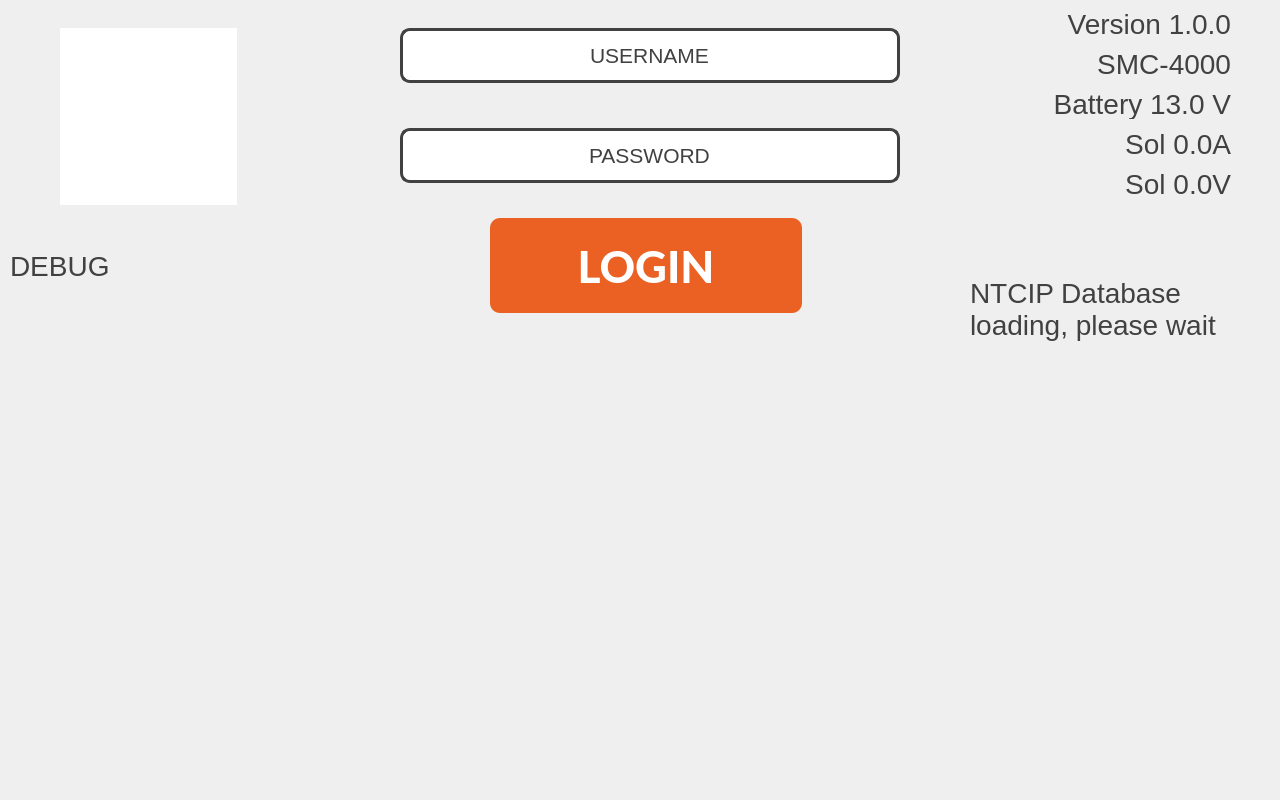
<?xml version="1.0" encoding="UTF-8"?>
<ui version="4.0">
 <class>HNS_Login_Screen</class>
 <widget class="QWidget" name="HNS_Login_Screen">
  <property name="geometry">
   <rect>
    <x>0</x>
    <y>0</y>
    <width>1280</width>
    <height>800</height>
   </rect>
  </property>
  <property name="windowTitle">
   <string>Form</string>
  </property>
  <widget class="QLineEdit" name="LE_Username">
   <property name="geometry">
    <rect>
     <x>400</x>
     <y>28</y>
     <width>500</width>
     <height>55</height>
    </rect>
   </property>
   <property name="font">
    <font>
     <family>Ubuntu</family>
     <pointsize>16</pointsize>
    </font>
   </property>
   <property name="styleSheet">
    <string notr="true">color:#414141;border: 3px solid #414141;border-radius:10px;</string>
   </property>
   <property name="text">
    <string>USERNAME</string>
   </property>
   <property name="alignment">
    <set>Qt::AlignCenter</set>
   </property>
  </widget>
  <widget class="QLabel" name="LBL_Batt">
   <property name="geometry">
    <rect>
     <x>1030</x>
     <y>88</y>
     <width>201</width>
     <height>31</height>
    </rect>
   </property>
   <property name="font">
    <font>
     <family>Ubuntu</family>
     <pointsize>21</pointsize>
    </font>
   </property>
   <property name="styleSheet">
    <string notr="true">color:#414141</string>
   </property>
   <property name="text">
    <string>Battery 13.0 V</string>
   </property>
   <property name="alignment">
    <set>Qt::AlignRight|Qt::AlignTrailing|Qt::AlignVCenter</set>
   </property>
  </widget>
  <widget class="QLabel" name="LBL_Sol">
   <property name="geometry">
    <rect>
     <x>1100</x>
     <y>128</y>
     <width>131</width>
     <height>31</height>
    </rect>
   </property>
   <property name="font">
    <font>
     <family>Ubuntu</family>
     <pointsize>21</pointsize>
    </font>
   </property>
   <property name="styleSheet">
    <string notr="true">color:#414141</string>
   </property>
   <property name="text">
    <string>Sol 0.0A</string>
   </property>
   <property name="alignment">
    <set>Qt::AlignRight|Qt::AlignTrailing|Qt::AlignVCenter</set>
   </property>
  </widget>
  <widget class="QPushButton" name="PB_LogIn">
   <property name="geometry">
    <rect>
     <x>490</x>
     <y>218</y>
     <width>312</width>
     <height>95</height>
    </rect>
   </property>
   <property name="font">
    <font>
     <family>Lato Heavy</family>
     <pointsize>33</pointsize>
     <weight>75</weight>
     <bold>true</bold>
    </font>
   </property>
   <property name="focusPolicy">
    <enum>Qt::NoFocus</enum>
   </property>
   <property name="styleSheet">
    <string notr="true">background-color:#EB6123;
color:#FFFFFF;
border-radius:10px;</string>
   </property>
   <property name="text">
    <string>LOGIN</string>
   </property>
  </widget>
  <widget class="QLabel" name="LBL_SolV">
   <property name="geometry">
    <rect>
     <x>1100</x>
     <y>168</y>
     <width>131</width>
     <height>31</height>
    </rect>
   </property>
   <property name="font">
    <font>
     <family>Ubuntu</family>
     <pointsize>21</pointsize>
    </font>
   </property>
   <property name="styleSheet">
    <string notr="true">color:#414141</string>
   </property>
   <property name="text">
    <string>Sol 0.0V</string>
   </property>
   <property name="alignment">
    <set>Qt::AlignRight|Qt::AlignTrailing|Qt::AlignVCenter</set>
   </property>
  </widget>
  <widget class="QLabel" name="LBL_Sign">
   <property name="geometry">
    <rect>
     <x>1080</x>
     <y>48</y>
     <width>151</width>
     <height>31</height>
    </rect>
   </property>
   <property name="font">
    <font>
     <family>Ubuntu</family>
     <pointsize>21</pointsize>
    </font>
   </property>
   <property name="styleSheet">
    <string notr="true">color:#414141</string>
   </property>
   <property name="text">
    <string>SMC-4000</string>
   </property>
   <property name="alignment">
    <set>Qt::AlignRight|Qt::AlignTrailing|Qt::AlignVCenter</set>
   </property>
  </widget>
  <widget class="QLabel" name="LBL_NTCIP_Waiting">
   <property name="geometry">
    <rect>
     <x>970</x>
     <y>273</y>
     <width>251</width>
     <height>71</height>
    </rect>
   </property>
   <property name="font">
    <font>
     <family>Ubuntu</family>
     <pointsize>21</pointsize>
    </font>
   </property>
   <property name="styleSheet">
    <string notr="true">color:#414141</string>
   </property>
   <property name="text">
    <string>NTCIP Database
loading, please wait</string>
   </property>
  </widget>
  <widget class="QLabel" name="LBL_Version">
   <property name="geometry">
    <rect>
     <x>1060</x>
     <y>8</y>
     <width>171</width>
     <height>31</height>
    </rect>
   </property>
   <property name="font">
    <font>
     <family>Ubuntu</family>
     <pointsize>21</pointsize>
    </font>
   </property>
   <property name="styleSheet">
    <string notr="true">color:#414141</string>
   </property>
   <property name="text">
    <string>Version 1.0.0</string>
   </property>
   <property name="alignment">
    <set>Qt::AlignRight|Qt::AlignTrailing|Qt::AlignVCenter</set>
   </property>
  </widget>
  <widget class="QLineEdit" name="LE_Password">
   <property name="geometry">
    <rect>
     <x>400</x>
     <y>128</y>
     <width>500</width>
     <height>55</height>
    </rect>
   </property>
   <property name="font">
    <font>
     <family>Ubuntu</family>
     <pointsize>16</pointsize>
    </font>
   </property>
   <property name="styleSheet">
    <string notr="true">color:#414141;border: 3px solid #414141;border-radius:10px;</string>
   </property>
   <property name="text">
    <string>PASSWORD</string>
   </property>
   <property name="alignment">
    <set>Qt::AlignCenter</set>
   </property>
  </widget>
  <widget class="QGraphicsView" name="GV_Logo">
   <property name="geometry">
    <rect>
     <x>60</x>
     <y>28</y>
     <width>177</width>
     <height>177</height>
    </rect>
   </property>
   <property name="styleSheet">
    <string notr="true">border: none;</string>
   </property>
  </widget>
  <widget class="HNS_Date_Widget" name="LBL_Date" native="true">
   <property name="geometry">
    <rect>
     <x>10</x>
     <y>220</y>
     <width>151</width>
     <height>21</height>
    </rect>
   </property>
  </widget>
  <widget class="HNS_Clock_Widget" name="LBL_Time_2" native="true">
   <property name="geometry">
    <rect>
     <x>170</x>
     <y>220</y>
     <width>121</width>
     <height>21</height>
    </rect>
   </property>
  </widget>
  <widget class="QLabel" name="LBL_Debug">
   <property name="geometry">
    <rect>
     <x>10</x>
     <y>250</y>
     <width>251</width>
     <height>71</height>
    </rect>
   </property>
   <property name="font">
    <font>
     <family>Ubuntu</family>
     <pointsize>21</pointsize>
    </font>
   </property>
   <property name="styleSheet">
    <string notr="true">color:#414141</string>
   </property>
   <property name="text">
    <string>DEBUG</string>
   </property>
   <property name="alignment">
    <set>Qt::AlignLeading|Qt::AlignLeft|Qt::AlignTop</set>
   </property>
  </widget>
 </widget>
 <customwidgets>
  <customwidget>
   <class>HNS_Date_Widget</class>
   <extends>QWidget</extends>
   <header>hns_date_widget.h</header>
   <container>1</container>
  </customwidget>
  <customwidget>
   <class>HNS_Clock_Widget</class>
   <extends>QWidget</extends>
   <header>hns_clock_widget.h</header>
   <container>1</container>
  </customwidget>
 </customwidgets>
 <resources/>
 <connections/>
</ui>
